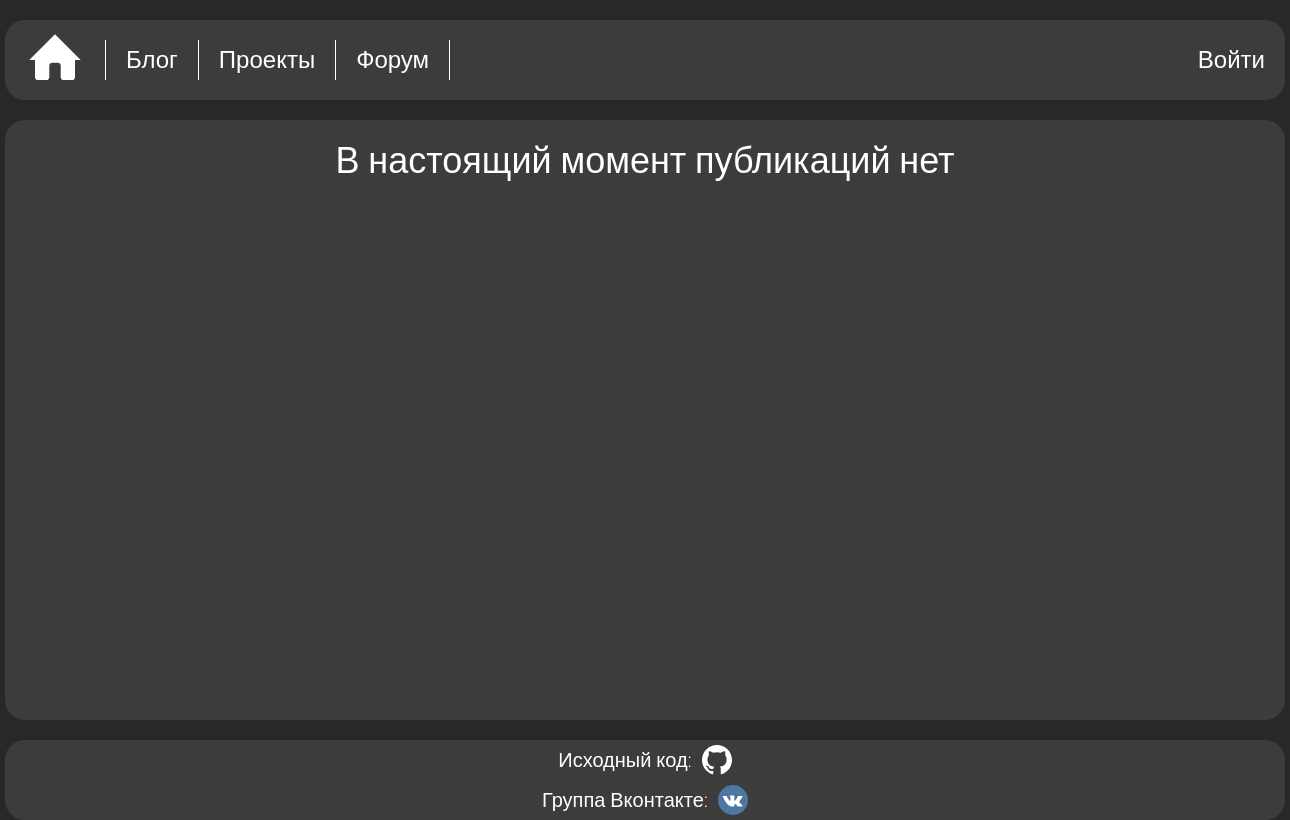
The app's page /blog/?page=2, older data.
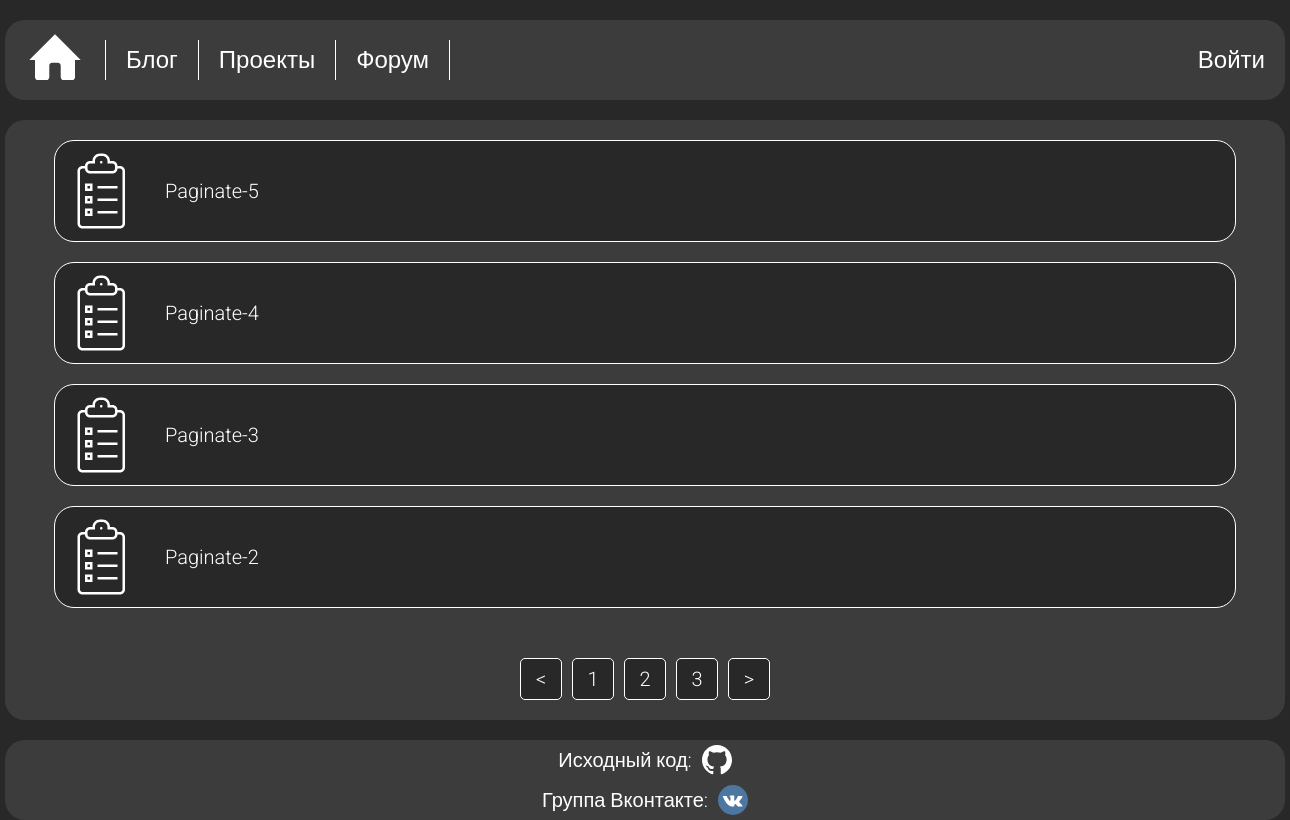
The same page, newer data.
### projects/models.py (models this page shows, shortened)
class Article(models.Model):
    title = models.CharField(max_length=200, unique=True, verbose_name='Название')
    content = models.TextField(null=True, blank=True, verbose_name='Содержание')
    link = models.CharField(max_length=200, unique=True, verbose_name='Ссылка')
    preview_image = models.ImageField(upload_to=f'articles/', default='articles/post_default.svg', blank=True)
    created = models.DateTimeField(auto_now_add=True, verbose_name='Дата создания')
    class Meta:
        ordering = ['-created']
        verbose_name = 'Статья'
        verbose_name_plural = 'Статьи'

### projects/views.py (the view)
# urls.py: path('blog/', project_views.blog, name='blog'),
def blog(request):
    posts = Article.objects.all()
    paginator, data = paginate(request, posts, 4)
    context = {
        'posts': data,
        'custom_range': paginator,
    }
    return render(request, 'projects/blog.html', context)

### projects/utils.py (called while the page is built)
def paginate(request, objects_data, objects_count):
    page = request.GET.get('page')
    paginator = Paginator(object_list=objects_data, per_page=objects_count)
    try:
        data = paginator.page(page)
    except PageNotAnInteger:
        page = 1
        data = paginator.page(page)
    except EmptyPage:
        page = paginator.num_pages
        data = paginator.page(page)
    left_index = int(page) - 2
    if left_index < 1:
        left_index = 1
    right_index = int(page) + 3
    if right_index > paginator.num_pages:
        right_index = paginator.num_pages + 1
    custom_range = range(left_index, right_index)
    return custom_range, data

### projects/templates/projects/blog.html
{% extends 'projects/base.html' %}
{% block content %}
<section class="section_centered">
    <div class="blog_posts">
        {% if posts %}
        {% for post in posts %}
        <div class="blog_post_container">
            <a href="{% url 'post' post.link %}" >
                <img src="{{ post.preview_image.url }}" alt="preview">
                <p>{{ post.title }}</p>
            </a>
        </div>
        {% endfor %}
        {% else %}
        <h2>В настоящий момент публикаций нет</h2>
        {% endif %}
    </div>
    {% include 'projects/pagination.html' with queryset=posts custom_range=custom_range %}
</section>
{% endblock %}

Row changes from the older to the newer data that the page shows:
added Article: preview_image (placeholder picture), title "Paginate-5"
added Article: preview_image (placeholder picture), title "Paginate-4"
added Article: preview_image (placeholder picture), title "Paginate-3"
added Article: preview_image (placeholder picture), title "Paginate-2"
Text that changed along with them:
text no longer shown: "В настоящий момент публикаций нет"
new list line: "1"
new list line: "2"
new list line: "3"
